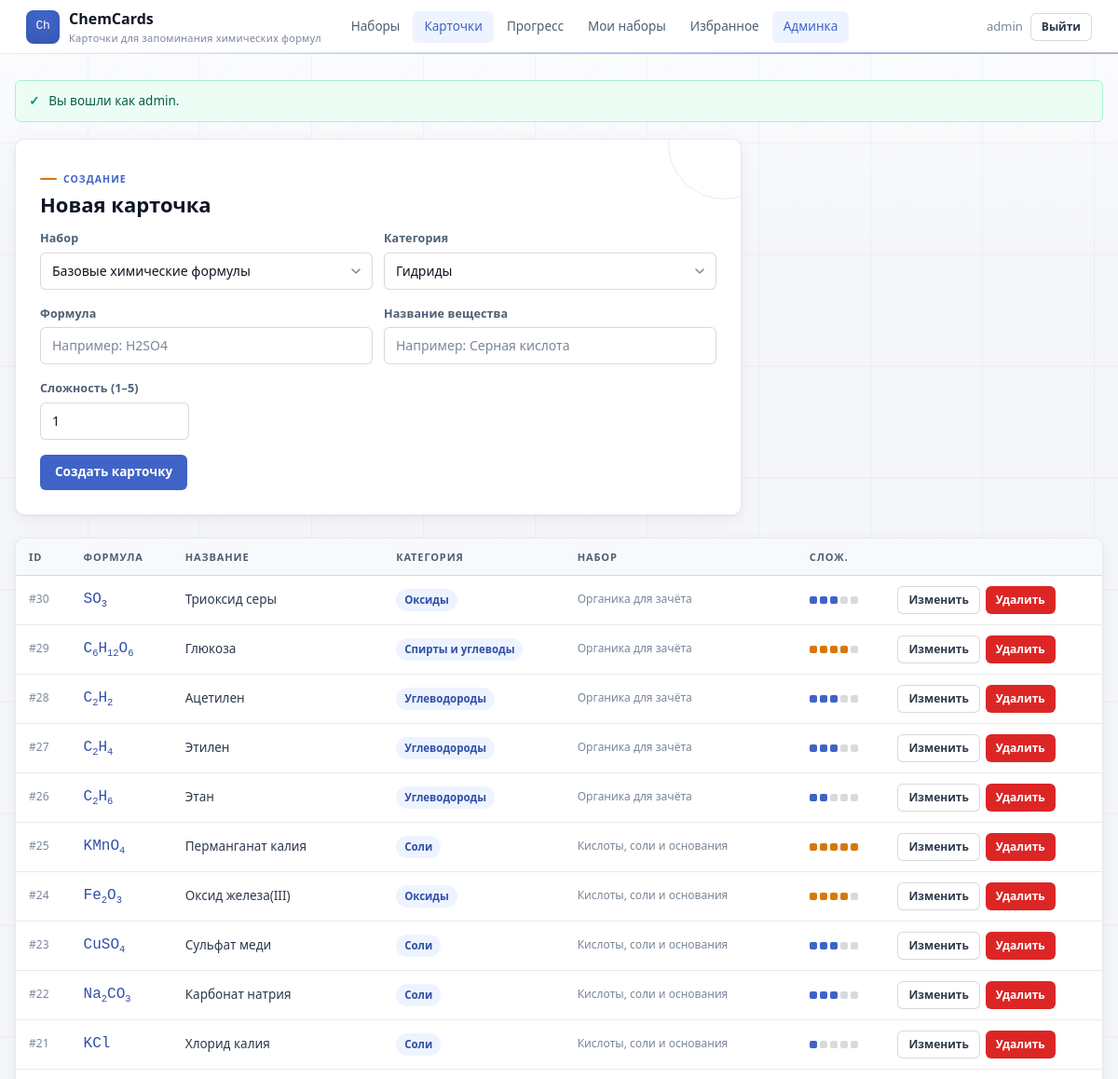
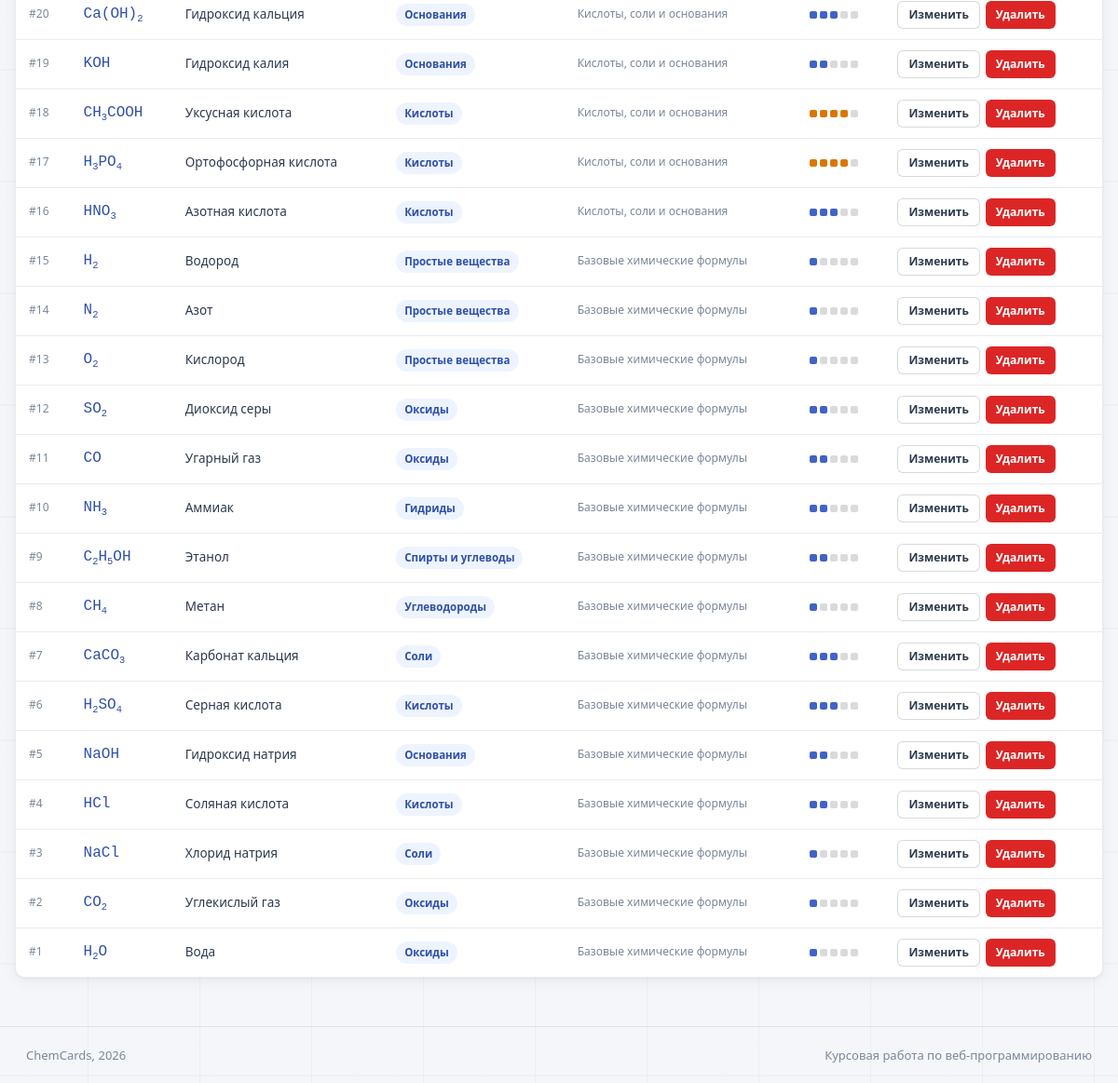
Screenshot of /admin/cards.php (signed in) with the database file from the repository (2 pictures, top to bottom).
### tables this page shows
CREATE TABLE users (
  id INT UNSIGNED AUTO_INCREMENT PRIMARY KEY,
  username VARCHAR(50) NOT NULL UNIQUE,
  email VARCHAR(120) NOT NULL UNIQUE,
  password_hash VARCHAR(255) NOT NULL,
  role ENUM('user', 'admin') NOT NULL DEFAULT 'user',
  rating_points INT NOT NULL DEFAULT 1000,
  created_at TIMESTAMP NOT NULL DEFAULT CURRENT_TIMESTAMP
);

CREATE TABLE flashcards (
  id INT UNSIGNED AUTO_INCREMENT PRIMARY KEY,
  set_id INT UNSIGNED NOT NULL,
  category_id INT UNSIGNED NOT NULL,
  formula VARCHAR(80) NOT NULL,
  name VARCHAR(160) NOT NULL,
  difficulty TINYINT UNSIGNED NOT NULL DEFAULT 1,
  created_at TIMESTAMP NOT NULL DEFAULT CURRENT_TIMESTAMP,
  updated_at TIMESTAMP NULL DEFAULT NULL ON UPDATE CURRENT_TIMESTAMP,
  INDEX idx_flashcards_formula (formula),
  INDEX idx_flashcards_name (name),
  CONSTRAINT fk_flashcards_set
    FOREIGN KEY (set_id) REFERENCES flashcard_sets(id)
    ON DELETE CASCADE,
  CONSTRAINT fk_flashcards_category
    FOREIGN KEY (category_id) REFERENCES categories(id)
    ON DELETE RESTRICT
);

CREATE TABLE categories (
  id INT UNSIGNED AUTO_INCREMENT PRIMARY KEY,
  name VARCHAR(80) NOT NULL UNIQUE,
  description VARCHAR(255) NULL
);

CREATE TABLE flashcard_sets (
  id INT UNSIGNED AUTO_INCREMENT PRIMARY KEY,
  user_id INT UNSIGNED NULL,
  name VARCHAR(120) NOT NULL,
  description TEXT NULL,
  is_public TINYINT(1) NOT NULL DEFAULT 0,
  created_at TIMESTAMP NOT NULL DEFAULT CURRENT_TIMESTAMP,
  updated_at TIMESTAMP NULL DEFAULT NULL ON UPDATE CURRENT_TIMESTAMP,
  CONSTRAINT fk_sets_user
    FOREIGN KEY (user_id) REFERENCES users(id)
    ON DELETE CASCADE
);

### includes/functions.php (called while the page is built, shortened)
<?php
require_once __DIR__ . '/db.php';
function h($value): string
{
    return htmlspecialchars((string) $value, ENT_QUOTES, 'UTF-8');
}
function app_url(string $path = ''): string
{
    return BASE_URL . '/' . ltrim($path, '/');
}
function consume_flash(): array
{
    $items = $_SESSION['flash'] ?? [];
    return $items;
}
function current_user(): ?array
{
    static $loaded = false;
    static $user = null;
    if ($loaded) {
        return $user;
    }
    $loaded = true;
    $stmt = get_pdo()->prepare('SELECT id, username, email, role, rating_points, created_at FROM users WHERE id = ?');
    $stmt->execute([$_SESSION['user_id']]);
    $user = $stmt->fetch() ?: null;
    return $user;
}
function is_logged_in(): bool
{
    return current_user() !== null;
}
function is_admin(): bool
{
    $user = current_user();
    return $user && $user['role'] === 'admin';
}
function require_login(): void
{
    if (!is_logged_in()) {
        flash('warning', 'Войдите в аккаунт, чтобы открыть этот раздел.');
        redirect('login.php');
    }
}
function require_admin(): void
{
    require_login();
}
function render_formula(string $formula): string
{
    $safe = h($formula);
    return preg_replace('/(\d+)/', '<sub>$1</sub>', $safe) ?? $safe;
}

### includes/db.php (called while the page is built, shortened)
<?php
function get_pdo(): PDO
{
    static $pdo = null;
    if ($pdo instanceof PDO) {
        return $pdo;
    }
    $dsn = 'mysql:host=' . DB_HOST . ';dbname=' . DB_NAME . ';charset=utf8mb4';
    $pdo = new PDO($dsn, DB_USER, DB_PASS, [
        PDO::ATTR_ERRMODE => PDO::ERRMODE_EXCEPTION,
        PDO::ATTR_DEFAULT_FETCH_MODE => PDO::FETCH_ASSOC,
        PDO::ATTR_EMULATE_PREPARES => false,
    ]);
    return $pdo;
}

### admin/cards.php (the view, shortened to what this page needs)
<?php
require_once __DIR__ . '/../includes/functions.php';
require_admin();
$pdo    = get_pdo();
$edit = null;
$sets       = $pdo->query('SELECT id, name FROM flashcard_sets ORDER BY name')->fetchAll();
$categories = $pdo->query('SELECT id, name FROM categories ORDER BY name')->fetchAll();
$cards      = $pdo->query(
    'SELECT f.*, c.name AS category, s.name AS set_name
     FROM flashcards f
     JOIN categories c ON c.id = f.category_id
     JOIN flashcard_sets s ON s.id = f.set_id
     ORDER BY f.id DESC'
)->fetchAll();
include __DIR__ . '/../includes/header.php';
?>
<section class="form-panel" style="margin-bottom:24px;">
    <div class="eyebrow"><?= $edit ? 'Редактирование' : 'Создание' ?></div>
    <h1 style="font-size:22px;"><?= $edit ? 'Редактировать карточку' : 'Новая карточка' ?></h1>
    <form method="post">
        <div style="display:grid;grid-template-columns:1fr 1fr;gap:12px;">
            <div class="field">
                <label for="set_id">Набор</label>
                <select id="set_id" name="set_id" required>
                    <?php foreach ($sets as $set): ?>
                        <option value="<?= h((string) $set['id']) ?>"
                            <?= (int) ($edit['set_id'] ?? 0) === (int) $set['id'] ? 'selected' : '' ?>>
                            <?= h($set['name']) ?>
                        </option>
                    <?php endforeach; ?>
                </select>
            </div>
            <div class="field">
                <label for="category_id">Категория</label>
                <select id="category_id" name="category_id" required>
                    <?php foreach ($categories as $category): ?>
                        <option value="<?= h((string) $category['id']) ?>"
                            <?= (int) ($edit['category_id'] ?? 0) === (int) $category['id'] ? 'selected' : '' ?>>
                            <?= h($category['name']) ?>
                        </option>
                    <?php endforeach; ?>
                </select>
            </div>
        </div>
        <div style="display:grid;grid-template-columns:1fr 1fr;gap:12px;">
            <div class="field">
                <label for="formula">Формула</label>
                <input id="formula" name="formula"
                       value="<?= h($edit['formula'] ?? '') ?>"
                       placeholder="Например: H2SO4"
                       required>
            </div>
            <div class="field">
                <label for="name">Название вещества</label>
                <input id="name" name="name"
                       value="<?= h($edit['name'] ?? '') ?>"
                       placeholder="Например: Серная кислота"
                       required>
            </div>
        </div>
        <div class="field" style="max-width:160px;">
            <label for="difficulty">Сложность (1–5)</label>
            <input id="difficulty" type="number" min="1" max="5" name="difficulty"
                   value="<?= h((string) ($edit['difficulty'] ?? 1)) ?>">
        </div>
        <div class="actions" style="margin-top:8px;">
            <button type="submit"><?= $edit ? 'Сохранить изменения' : 'Создать карточку' ?></button>
        </div>
    </form>
</section>
<section class="table-wrap">
    <table>
        <thead>
        <tr>
            <th>ID</th>
            <th>Формула</th>
            <th>Название</th>
            <th>Категория</th>
            <th>Набор</th>
            <th>Слож.</th>
            <th></th>
        </tr>
        </thead>
        <tbody>
        <?php foreach ($cards as $card): ?>
            <tr>
                <td class="text-muted fs-12">#<?= h((string) $card['id']) ?></td>
                <td>
                    <span class="formula-inline"><?= render_formula($card['formula']) ?></span>
                </td>
                <td style="font-weight:500;"><?= h($card['name']) ?></td>
                <td><span class="badge"><?= h($card['category']) ?></span></td>
                <td class="text-muted fs-12"><?= h($card['set_name']) ?></td>
                <td>
                    <span class="difficulty-dots" data-level="<?= (int)$card['difficulty'] ?>">
                        <span></span><span></span><span></span><span></span><span></span>
                    </span>
                </td>
                <td>
                    <div class="inline-actions">
                        <a class="button ghost sm"
                           href="<?= h(app_url('admin/cards.php?edit=' . $card['id'])) ?>">
                            Изменить
                        </a>
                        <form method="post" onsubmit="return confirm('Удалить карточку?');">
                            <button class="danger sm" type="submit">Удалить</button>
                        </form>
                    </div>
                </td>
            </tr>
        <?php endforeach; ?>
        </tbody>
    </table>
</section>
<?php include __DIR__ . '/../includes/footer.php'; ?>

### includes/header.php (shortened to what this page needs)
<?php
$user = current_user();
$scriptName = str_replace('\\', '/', $_SERVER['SCRIPT_NAME'] ?? '');
$activePath  = trim($scriptName, '/');
?>
<!doctype html>
<html lang="ru">
<head>
    <link rel="stylesheet" href="<?= h(app_url('css/style.css')) ?>">
</head>
<body>
<header class="topbar">
    <a class="brand" href="<?= h(app_url('index.php')) ?>">
        <span class="brand-mark">Ch</span>
        <span>
            <strong><?= h(APP_NAME) ?></strong>
            <small><?= h(APP_SUBTITLE) ?></small>
        </span>
    </a>
    <nav class="nav" aria-label="Основная навигация">
        <?php
        $navLinks = [
            'sets.php'      => 'Наборы',
            'cards.php'     => 'Карточки',
            'stats.php'     => 'Прогресс',
        ];
        if ($user) {
            $navLinks['my_sets.php']   = 'Мои наборы';
            $navLinks['favorites.php'] = 'Избранное';
        }
        foreach ($navLinks as $href => $label):
            $isActive = substr($activePath, -strlen($href)) === $href;
        ?>
            <a href="<?= h(app_url($href)) ?>"
               <?= $isActive ? 'aria-current="page"' : '' ?>>
                <?= h($label) ?>
            </a>
        <?php endforeach; ?>
        <?php if (is_admin()): ?>
            <a href="<?= h(app_url('admin/index.php')) ?>"
               <?= strpos($activePath, 'admin/') !== false ? 'aria-current="page"' : '' ?>>
                Админка
            </a>
        <?php endif; ?>
    </nav>
    <div class="account">
        <?php if ($user): ?>
            <span><?= h($user['username']) ?></span>
            <a class="button ghost sm" href="<?= h(app_url('logout.php')) ?>">Выйти</a>
        <?php else: ?>
            <a class="button ghost sm" href="<?= h(app_url('login.php')) ?>">Войти</a>
            <a class="button sm" href="<?= h(app_url('register.php')) ?>">Регистрация</a>
        <?php endif; ?>
    </div>
</header>
<main class="container">
    <?php foreach (consume_flash() as $item): ?>
        <div class="alert <?= h($item['type']) ?>"><?= h($item['message']) ?></div>
    <?php endforeach; ?>

### rows the page displays
users: username "admin"
flashcards: id "30", formula "SO 3", name "Триоксид серы", category.name "Оксиды", set.name "Органика для зачёта"
flashcards: id "29", formula "C 6 H 12 O 6", name "Глюкоза", category.name "Спирты и углеводы", set.name "Органика для зачёта"
flashcards: id "28", formula "C 2 H 2", name "Ацетилен", category.name "Углеводороды", set.name "Органика для зачёта"
flashcards: id "27", formula "C 2 H 4", name "Этилен", category.name "Углеводороды", set.name "Органика для зачёта"
flashcards: id "26", formula "C 2 H 6", name "Этан", category.name "Углеводороды", set.name "Органика для зачёта"
flashcards: id "25", formula "KMnO 4", name "Перманганат калия", category.name "Соли", set.name "Кислоты, соли и основания"
flashcards: id "24", formula "Fe 2 O 3", name "Оксид железа(III)", category.name "Оксиды", set.name "Кислоты, соли и основания"
flashcards: id "23", formula "CuSO 4", name "Сульфат меди", category.name "Соли", set.name "Кислоты, соли и основания"
flashcards: id "22", formula "Na 2 CO 3", name "Карбонат натрия", category.name "Соли", set.name "Кислоты, соли и основания"
flashcards: id "21", formula "KCl", name "Хлорид калия", category.name "Соли", set.name "Кислоты, соли и основания"
flashcards: id "20", formula "Ca(OH) 2", name "Гидроксид кальция", category.name "Основания", set.name "Кислоты, соли и основания"
flashcards: id "19", formula "KOH", name "Гидроксид калия", category.name "Основания", set.name "Кислоты, соли и основания"
flashcards: id "18", formula "CH 3 COOH", name "Уксусная кислота", category.name "Кислоты", set.name "Кислоты, соли и основания"
flashcards: id "17", formula "H 3 PO 4", name "Ортофосфорная кислота", category.name "Кислоты", set.name "Кислоты, соли и основания"
flashcards: id "16", formula "HNO 3", name "Азотная кислота", category.name "Кислоты", set.name "Кислоты, соли и основания"
flashcards: id "15", formula "H 2", name "Водород", category.name "Простые вещества", set.name "Базовые химические формулы"
flashcards: id "14", formula "N 2", name "Азот", category.name "Простые вещества", set.name "Базовые химические формулы"
flashcards: id "13", formula "O 2", name "Кислород", category.name "Простые вещества", set.name "Базовые химические формулы"
flashcards: id "12", formula "SO 2", name "Диоксид серы", category.name "Оксиды", set.name "Базовые химические формулы"
flashcards: id "11", formula "CO", name "Угарный газ", category.name "Оксиды", set.name "Базовые химические формулы"
flashcards: id "10", formula "NH 3", name "Аммиак", category.name "Гидриды", set.name "Базовые химические формулы"
flashcards: id "9", formula "C 2 H 5 OH", name "Этанол", category.name "Спирты и углеводы", set.name "Базовые химические формулы"
flashcards: id "8", formula "CH 4", name "Метан", category.name "Углеводороды", set.name "Базовые химические формулы"
flashcards: id "7", formula "CaCO 3", name "Карбонат кальция", category.name "Соли", set.name "Базовые химические формулы"
flashcards: id "6", formula "H 2 SO 4", name "Серная кислота", category.name "Кислоты", set.name "Базовые химические формулы"
flashcards: id "5", formula "NaOH", name "Гидроксид натрия", category.name "Основания", set.name "Базовые химические формулы"
flashcards: id "4", formula "HCl", name "Соляная кислота", category.name "Кислоты", set.name "Базовые химические формулы"
flashcards: id "3", formula "NaCl", name "Хлорид натрия", category.name "Соли", set.name "Базовые химические формулы"
flashcards: id "2", formula "CO 2", name "Углекислый газ", category.name "Оксиды", set.name "Базовые химические формулы"
flashcards: id "1", formula "H 2 O", name "Вода", category.name "Оксиды", set.name "Базовые химические формулы"

### other values shown
APP_NAME "ChemCards"
APP_SUBTITLE "Карточки для запоминания химических формул"
$label "Наборы"
$label "Карточки"
$label "Прогресс"
$label "Мои наборы"
$label "Избранное"
$item['message'] "Вы вошли как admin."
form field set_id "Базовые химические формулы"
form field category_id "Гидриды"
